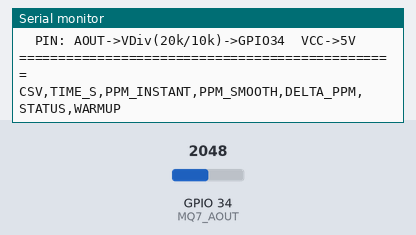
Simulated run of this sketch. Board: ESP32. On the bench: the last lines printed to the serial monitor. Inputs (shaded band) come from the test bench; at power-on: GPIO 34 (MQ7_AOUT) = 2048 (analog values on the 0–4095 scale).

Above: at 2.8 s.
2.9 s: GPIO 34 (MQ7_AOUT) set to 2160
At 4.1 s:
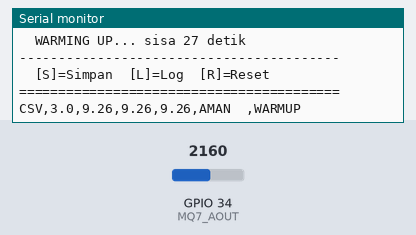
10.0 s: GPIO 34 (MQ7_AOUT) set to 2862
At 11.4 s:
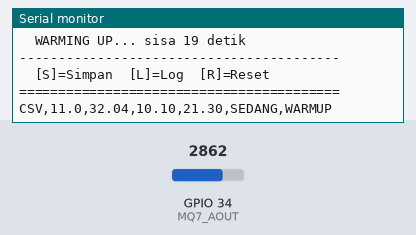
11.5 s: GPIO 34 (MQ7_AOUT) set to 2953
At 14.1 s:
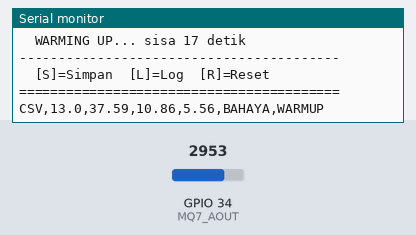
Timing chart, 0 to 15.6 s (numbered marks = the images above; inputs shaded):
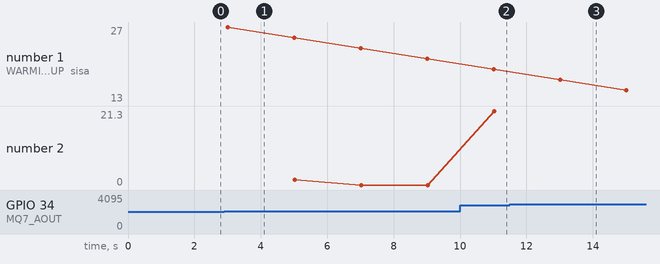

The sketch:

mq7_final.ino
```cpp
// ================================================================
//  SENSOR CO — MQ-7 + ESP32
//  Validasi vs Air Quality Detector (ppm)
//  Versi : v1.3
// ================================================================
//
//  KONFIGURASI PIN ESP32:
//   MQ-7 AOUT → VoltDiv → GPIO 34 (ADC1_CH6)
//   MQ-7 VCC  → 5V  (WAJIB 5V)
//   MQ-7 GND  → GND
//
//   Voltage Divider:
//    AOUT ──┬── R1 (20kΩ) ──► GPIO 34
//            └── R2 (10kΩ) ──► GND
//    VDIV = 1.5
//
//  THRESHOLD STATUS:
//   < 10 ppm  → AMAN
//   10–35 ppm → SEDANG
//   > 35 ppm  → BAHAYA
//
//  PERINTAH SERIAL (115200 baud):
//   S → Simpan sampel + input nilai referensi
//   L → Lihat tabel log
//   R → Reset log
// ================================================================

// ================================================================
//  SEMUA STRUCT DI PALING ATAS — WAJIB SEBELUM FUNGSI APAPUN
// ================================================================

struct HasilBaca {
  float adc_raw;
  float adc_ma;
  float ppm_instant;
  float ppm_smooth;
  float delta_ppm;
  bool  vout_over;
};

struct DataSampel {
  int   no;
  float ppm_instant;
  float ppm_smooth;
  float co_ref;
};

struct MovAvg {
  float buf[10];
  int   idx;
  int   cnt;
  float sum;
};

struct AdpEMA {
  float val;
  float prev;
  bool  init;
};

// ================================================================
//  PIN & PARAMETER
// ================================================================

#define MQ7_AOUT 34

const float RL      = 10.0f;
const float Ro      = 2.117f;
const float VDIV    = 1.5f;
const float VCC_MQ  = 5.0f;
const float VADC    = 3.3f;
const float ADCMAX  = 4095.0f;
const float PPM_A   = 99.042f;
const float PPM_B   = -1.518f;
const float PPM_MIN = 1.0f;
const float PPM_MAX = 2000.0f;

#define ADC_N      50
#define ADC_DLY    20
#define MA_SIZE    10
#define PRINT_MS   2000
#define WARMUP_MS  30000UL

unsigned long startMs     = 0;
unsigned long lastPrintMs = 0;

#define MAX_LOG 30
DataSampel logData[MAX_LOG];
int totalLog  = 0;
int noSampel  = 1;
float ppm_prev = 0;

MovAvg  ma_adc;
AdpEMA  aema;

// ================================================================
//  FUNGSI MOVING AVERAGE
// ================================================================

void ma_init(MovAvg &m) {
  for (int i = 0; i < MA_SIZE; i++) m.buf[i] = 0.0f;
  m.idx = 0; m.cnt = 0; m.sum = 0.0f;
}

float ma_run(MovAvg &m, float v) {
  if (m.cnt == MA_SIZE) m.sum -= m.buf[m.idx];
  m.buf[m.idx] = v;
  m.sum += v;
  m.idx = (m.idx + 1) % MA_SIZE;
  if (m.cnt < MA_SIZE) m.cnt++;
  return m.sum / m.cnt;
}

// ================================================================
//  FUNGSI ADAPTIVE EMA
// ================================================================

void aema_init(AdpEMA &e) {
  e.val  = 0.0f;
  e.prev = 0.0f;
  e.init = false;
}

float aema_run(AdpEMA &e, float v) {
  if (!e.init) {
    e.val  = v;
    e.prev = v;
    e.init = true;
    return v;
  }
  float d = v - e.prev;
  if (d < 0.0f) d = -d;
  float a;
  if      (d > 20.0f) a = 0.85f;
  else if (d > 10.0f) a = 0.65f;
  else if (d >  3.0f) a = 0.40f;
  else                a = 0.15f;
  e.prev = v;
  e.val  = a * v + (1.0f - a) * e.val;
  return e.val;
}

// ================================================================
//  FUNGSI HELPER KALKULASI
// ================================================================

float adcToV(float adc_val) {
  return adc_val * (VADC / ADCMAX) * VDIV;
}

float vToRs(float v_act) {
  if (v_act >= VCC_MQ) return 0.0f;
  if (v_act < 0.01f) v_act = 0.01f;
  float rs = RL * ((VCC_MQ - v_act) / v_act);
  return (rs < 0.0f) ? 0.0f : rs;
}

float rsToPPM(float rs) {
  if (rs <= 0.0f) return PPM_MAX;
  float ratio = rs / Ro;
  if (ratio <= 0.01f) return PPM_MAX;
  float ppm = PPM_A * pow(ratio, PPM_B);
  if (ppm < PPM_MIN) return PPM_MIN;
  if (ppm > PPM_MAX) return PPM_MAX;
  return ppm;
}

const char* statusCO(float ppm) {
  if (ppm <  10.0f) return "AMAN  ";
  if (ppm <  35.0f) return "SEDANG";
  return                    "BAHAYA";
}

// ================================================================
//  BACA SENSOR
// ================================================================

HasilBaca bacaSensor() {
  HasilBaca b;
  b.vout_over = false;

  uint32_t total = 0;
  for (int i = 0; i < ADC_N; i++) {
    total += (uint32_t)analogRead(MQ7_AOUT);
    delay(ADC_DLY);
  }
  b.adc_raw = (float)total / (float)ADC_N;
  b.adc_ma  = ma_run(ma_adc, b.adc_raw);

  float v_raw  = adcToV(b.adc_raw);
  b.vout_over  = (v_raw >= VCC_MQ);

  float rs_raw    = vToRs(v_raw);
  b.ppm_instant   = b.vout_over ? 0.0f : rsToPPM(rs_raw);

  float v_ma      = adcToV(b.adc_ma);
  float rs_ma     = vToRs(v_ma);
  float ppm_ma    = b.vout_over ? 0.0f : rsToPPM(rs_ma);
  b.ppm_smooth    = aema_run(aema, ppm_ma);

  b.delta_ppm = b.ppm_instant - ppm_prev;
  ppm_prev    = b.ppm_instant;

  return b;
}

// ================================================================
//  TAMPILKAN DATA SERIAL
// ================================================================

void tampilkan(HasilBaca b, bool warmup_done) {
  float elapsed = millis() / 1000.0f;

  Serial.println();
  Serial.println(F("========================================="));
  Serial.println(F("       SENSOR CO — MQ-7  v1.3"));
  Serial.println(F("========================================="));

  if (!warmup_done) {
    float sisa = (float)(WARMUP_MS - (millis() - startMs)) / 1000.0f;
    Serial.print(F("  WARMING UP... sisa "));
    Serial.print(sisa, 0);
    Serial.println(F(" detik"));
  } else {
    Serial.print(F("  PPM Realtime : "));
    Serial.print(b.ppm_instant, 2);
    Serial.println(F(" ppm"));

    Serial.print(F("  PPM Smooth   : "));
    Serial.print(b.ppm_smooth, 2);
    Serial.println(F(" ppm"));

    Serial.print(F("  Delta PPM    : "));
    Serial.print(b.delta_ppm, 2);
    Serial.println(F(" ppm/2s"));

    Serial.print(F("  STATUS CO    : "));
    Serial.println(statusCO(b.ppm_instant));
  }

  Serial.println(F("-----------------------------------------"));
  Serial.println(F("  [S]=Simpan  [L]=Log  [R]=Reset"));
  Serial.println(F("========================================="));

  Serial.print(F("CSV,"));
  Serial.print(elapsed, 1);        Serial.print(F(","));
  Serial.print(b.ppm_instant, 2);  Serial.print(F(","));
  Serial.print(b.ppm_smooth,  2);  Serial.print(F(","));
  Serial.print(b.delta_ppm,   2);  Serial.print(F(","));
  Serial.print(statusCO(b.ppm_instant));
  Serial.println(warmup_done ? F(",VALID") : F(",WARMUP"));
}

// ================================================================
//  SIMPAN SAMPEL PEMBANDING
// ================================================================

void ambilSampel(HasilBaca b) {
  if (totalLog >= MAX_LOG) {
    Serial.println(F(">> Penuh! Ketik R untuk reset."));
    return;
  }

  Serial.println(F("\n========================================="));
  Serial.print  (F(  " SAMPEL #")); Serial.println(noSampel);
  Serial.println(F(  "========================================="));
  Serial.print  (F(  " PPM Realtime : ")); Serial.print(b.ppm_instant, 2); Serial.println(F(" ppm"));
  Serial.print  (F(  " PPM Smooth   : ")); Serial.print(b.ppm_smooth,  2); Serial.println(F(" ppm"));
  Serial.println(F(  "-----------------------------------------"));
  Serial.println(F(  " Masukkan CO dari Air Quality Detector"));
  Serial.println(F(  " (ketik angka ppm lalu Enter):"));
  Serial.print  (F(  " >> "));

  String buf = "";
  unsigned long t0 = millis();
  while (millis() - t0 < 30000UL) {
    if (Serial.available()) {
      char c = Serial.read();
      if (c == '\n' || c == '\r') { if (buf.length() > 0) break; }
      else buf += c;
    }
    delay(5);
  }
  float ref = buf.toFloat();

  logData[totalLog].no          = noSampel;
  logData[totalLog].ppm_instant = b.ppm_instant;
  logData[totalLog].ppm_smooth  = b.ppm_smooth;
  logData[totalLog].co_ref      = ref;

  float sel = b.ppm_instant - ref;
  if (sel < 0.0f) sel = -sel;
  float ep = (ref > 0.0f) ? (sel / ref * 100.0f) : 0.0f;

  Serial.println(F("\n Tersimpan!"));
  Serial.print  (F(" PPM Sensor  : ")); Serial.print(b.ppm_instant, 2); Serial.println(F(" ppm"));
  Serial.print  (F(" CO Ref      : ")); Serial.print(ref,           2); Serial.println(F(" ppm"));
  Serial.print  (F(" Selisih     : ")); Serial.print(sel,           2); Serial.println(F(" ppm"));
  Serial.print  (F(" Error       : ")); Serial.print(ep,            1); Serial.println(F(" %\n"));

  totalLog++;
  noSampel++;
}

// ================================================================
//  TAMPILKAN TABEL LOG
// ================================================================

void tampilLog() {
  Serial.println(F("\n================================================"));
  Serial.println(F(  "  No | PPM_SENSOR | PPM_SMOOTH |  CO_REF | ERR%"));
  Serial.println(F(  "------------------------------------------------"));

  if (totalLog == 0) {
    Serial.println(F("  Belum ada sampel tersimpan."));
  }

  float sumSel = 0.0f;
  float sumEp  = 0.0f;

  for (int i = 0; i < totalLog; i++) {
    float sel = logData[i].ppm_instant - logData[i].co_ref;
    if (sel < 0.0f) sel = -sel;
    float ep = (logData[i].co_ref > 0.0f) ? (sel / logData[i].co_ref * 100.0f) : 0.0f;
    sumSel += sel;
    sumEp  += ep;

    Serial.print(F("  "));
    if (logData[i].no < 10) Serial.print(F(" "));
    Serial.print(logData[i].no);
    Serial.print(F("  | "));
    Serial.print(logData[i].ppm_instant, 2);
    Serial.print(F("      | "));
    Serial.print(logData[i].ppm_smooth,  2);
    Serial.print(F("      | "));
    Serial.print(logData[i].co_ref,      2);
    Serial.print(F("  | "));
    Serial.println(ep, 1);
  }

  if (totalLog > 0) {
    Serial.println(F("------------------------------------------------"));
    Serial.print  (F("  Rata selisih : ")); Serial.print(sumSel / totalLog, 2); Serial.println(F(" ppm"));
    Serial.print  (F("  Rata error   : ")); Serial.print(sumEp  / totalLog, 1); Serial.println(F(" %"));
    Serial.print  (F("  Total        : ")); Serial.println(totalLog);
  }
  Serial.println(F("================================================\n"));
}

// ================================================================
//  SETUP
// ================================================================

void setup() {
  Serial.begin(115200);
  while (!Serial) delay(10);
  startMs = millis();

  analogReadResolution(12);
  analogSetAttenuation(ADC_11db);

  ma_init(ma_adc);
  aema_init(aema);

  Serial.println(F("================================================"));
  Serial.println(F("  MQ-7 CO Monitor — Validasi vs AQD  v1.3"));
  Serial.println(F("================================================"));
  Serial.print  (F("  Ro     : ")); Serial.print(Ro,   3); Serial.println(F(" kOhm"));
  Serial.print  (F("  RL     : ")); Serial.print(RL,   1); Serial.println(F(" kOhm"));
  Serial.print  (F("  VDIV   : ")); Serial.println(VDIV, 1);
  Serial.println(F("  Filter : MA(N=10) + Adaptive EMA"));
  Serial.println(F("  STATUS : <10=AMAN | 10-35=SEDANG | >35=BAHAYA"));
  Serial.println(F("================================================"));
  Serial.println(F("  PIN: AOUT->VDiv(20k/10k)->GPIO34  VCC->5V"));
  Serial.println(F("================================================\n"));

  Serial.println(F("CSV,TIME_S,PPM_INSTANT,PPM_SMOOTH,DELTA_PPM,STATUS,WARMUP"));
}

// ================================================================
//  LOOP
// ================================================================

void loop() {
  if (millis() - lastPrintMs < PRINT_MS) return;
  lastPrintMs = millis();

  bool warmup_done = (millis() - startMs) >= WARMUP_MS;
  HasilBaca b = bacaSensor();
  tampilkan(b, warmup_done);

  if (Serial.available()) {
    char cmd = (char)Serial.read();
    while (Serial.available()) Serial.read();
    if      (cmd == 's' || cmd == 'S') ambilSampel(b);
    else if (cmd == 'l' || cmd == 'L') tampilLog();
    else if (cmd == 'r' || cmd == 'R') {
      totalLog = 0; noSampel = 1;
      Serial.println(F(">> Log direset."));
    }
  }
}
```

Measured:
- the behaviour switches between 2111 and 2112 on GPIO 34 (MQ7_AOUT) (found by bisection; images 0 and 1)
- the behaviour switches between 2912 and 2913 on GPIO 34 (MQ7_AOUT) (found by bisection; images 2 and 3)
- after the input at 2.9 s, the serial monitor: prints a new line after 0.12 s (image 1)
- after the input at 10.0 s, the serial monitor: prints a new line after 1.0 s (image 2)
- after the input at 11.5 s, the serial monitor: prints a new line after 1.5 s (image 3)
- plotted number 2: 0 → 21.3 after the input at 10.0 s
